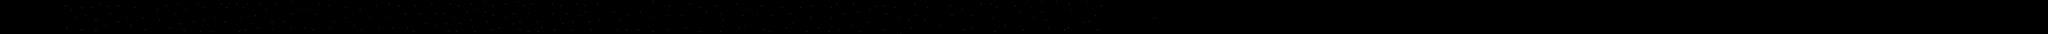

The image is a tile-based game level rendered from a .tmx file. Its description and source (layers, tilesets, objects; grid data summarised) follow:
An orthogonal 1000x17 tile map with 32x32 px tiles, 1 tile layer (タイル・レイヤー 1).

<map version="1.2" tiledversion="1.3.4" orientation="orthogonal" renderorder="right-down" width="1000" height="17" tilewidth="32" tileheight="32" infinite="0" nextlayerid="2" nextobjectid="1">
 <editorsettings>
  <export target="stage1.csv" format="csv" />
 </editorsettings>
 <tileset firstgid="1" source="EnemyID.tsx" />
 <layer id="1" name="タイル・レイヤー 1" width="1000" height="17">
  <data>[17000 cells, 239 non-empty, 6 distinct tile ids]</data>
 </layer>
</map>
